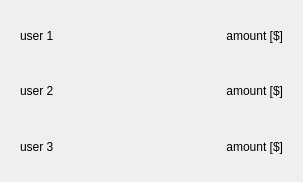
          <widget class="QWidget" name="scrollAreaWidgetContents_5">
           <property name="geometry">
            <rect>
             <x>0</x>
             <y>0</y>
             <width>303</width>
             <height>182</height>
            </rect>
           </property>
           <layout class="QVBoxLayout" name="verticalLayout_17">
            <item>
             <widget class="QWidget" name="widget_16" native="true">
              <layout class="QHBoxLayout" name="horizontalLayout_15">
               <item>
                <widget class="QLabel" name="label_9">
                 <property name="styleSheet">
                  <string notr="true">color: black;</string>
                 </property>
                 <property name="text">
                  <string>user 1</string>
                 </property>
                </widget>
               </item>
               <item>
                <widget class="QLabel" name="label_12">
                 <property name="styleSheet">
                  <string notr="true">color: black;</string>
                 </property>
                 <property name="text">
                  <string>amount [$]</string>
                 </property>
                 <property name="alignment">
                  <set>Qt::AlignmentFlag::AlignRight|Qt::AlignmentFlag::AlignTrailing|Qt::AlignmentFlag::AlignVCenter</set>
                 </property>
                </widget>
               </item>
              </layout>
             </widget>
            </item>
            <item>
             <widget class="QWidget" name="widget_17" native="true">
              <layout class="QHBoxLayout" name="horizontalLayout_16">
               <item>
                <widget class="QLabel" name="label_10">
                 <property name="styleSheet">
                  <string notr="true">color: black;</string>
                 </property>
                 <property name="text">
                  <string>user 2</string>
                 </property>
                </widget>
               </item>
               <item>
                <widget class="QLabel" name="label_13">
                 <property name="styleSheet">
                  <string notr="true">color: black;</string>
                 </property>
                 <property name="text">
                  <string>amount [$]</string>
                 </property>
                 <property name="alignment">
                  <set>Qt::AlignmentFlag::AlignRight|Qt::AlignmentFlag::AlignTrailing|Qt::AlignmentFlag::AlignVCenter</set>
                 </property>
                </widget>
               </item>
              </layout>
             </widget>
            </item>
            <item>
             <widget class="QWidget" name="widget_15" native="true">
              <layout class="QHBoxLayout" name="horizontalLayout_17">
               <item>
                <widget class="QLabel" name="label_11">
                 <property name="styleSheet">
                  <string notr="true">color: black;</string>
                 </property>
                 <property name="text">
                  <string>user 3</string>
                 </property>
                </widget>
               </item>
               <item>
                <widget class="QLabel" name="label_14">
                 <property name="styleSheet">
                  <string notr="true">color: black;</string>
                 </property>
                 <property name="text">
                  <string>amount [$]</string>
                 </property>
                 <property name="alignment">
                  <set>Qt::AlignmentFlag::AlignRight|Qt::AlignmentFlag::AlignTrailing|Qt::AlignmentFlag::AlignVCenter</set>
                 </property>
                </widget>
               </item>
              </layout>
             </widget>
            </item>
           </layout>
          </widget>
